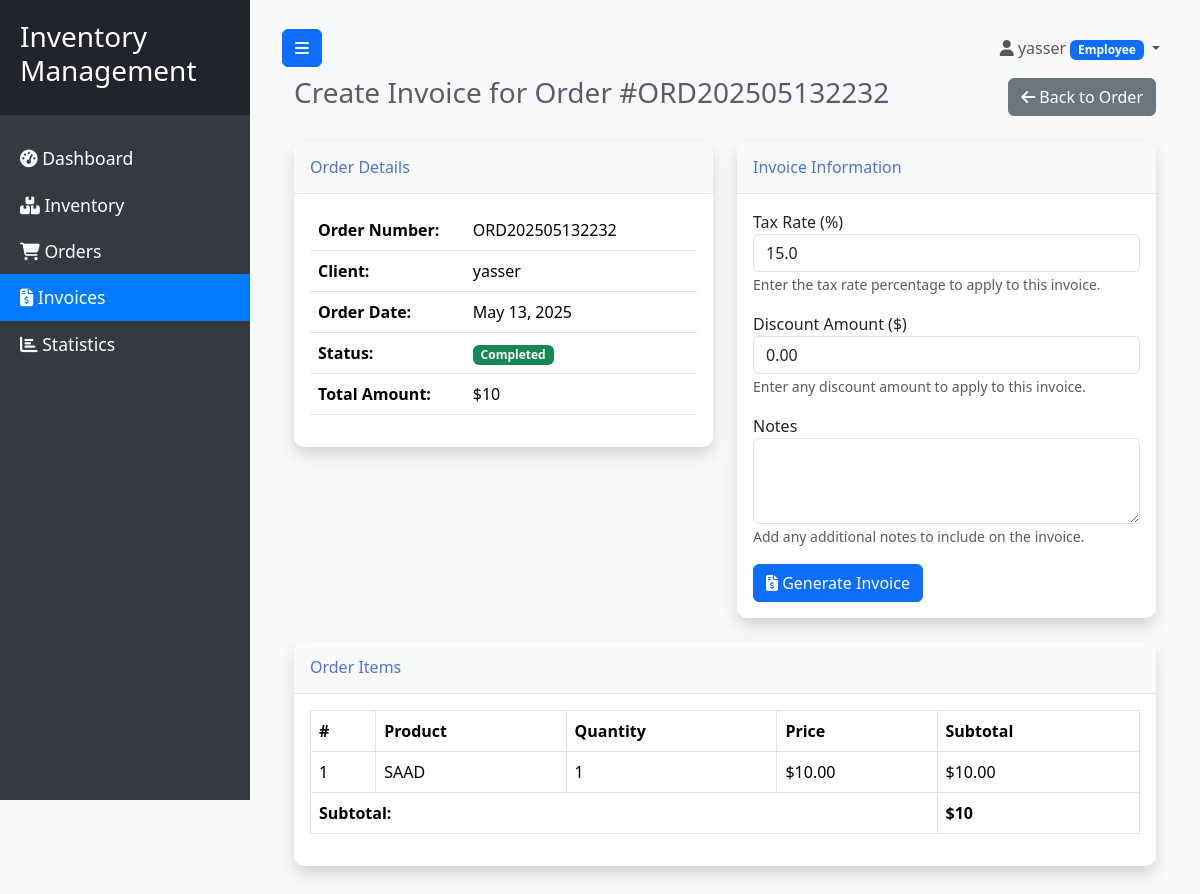
Screenshot of /invoices/create/2/ (signed in) with the database file from the repository.
### users/models.py (models this page shows, shortened)
class User(AbstractUser):
    class Role(models.TextChoices):
        ADMIN = 'ADMIN', _('Admin')
        EMPLOYEE = 'EMPLOYEE', _('Employee')
        CLIENT = 'CLIENT', _('Client')
    role = models.CharField(
        max_length=10,
        choices=Role.choices,
        default=Role.EMPLOYEE,
        verbose_name=_('Role')
    )
    phone = models.CharField(max_length=15, blank=True, null=True, verbose_name=_('Phone Number'))
    profile_pic = models.ImageField(upload_to='profile_pics', default='default.png', verbose_name=_('Profile Picture'))
    address = models.TextField(blank=True, null=True, verbose_name=_('Address'))
    created_at = models.DateTimeField(auto_now_add=True, verbose_name=_('Created At'))
    updated_at = models.DateTimeField(auto_now=True, verbose_name=_('Updated At'))
    class Meta:
        verbose_name = _('User')
        verbose_name_plural = _('Users')

### orders/models.py (models this page shows, shortened)
class Order(models.Model):
    class OrderStatus(models.TextChoices):
        PENDING = 'PENDING', _('Pending')
        IN_PROGRESS = 'IN_PROGRESS', _('In Progress')
        COMPLETED = 'COMPLETED', _('Completed')
        CANCELLED = 'CANCELLED', _('Cancelled')
        REJECTED = 'REJECTED', _('Rejected')
    order_number = models.CharField(max_length=20, unique=True, verbose_name=_('Order Number'))
    client = models.ForeignKey('users.User', on_delete=models.CASCADE, related_name='orders', verbose_name=_('Client'))
    status = models.CharField(max_length=15, choices=OrderStatus.choices, default=OrderStatus.PENDING, verbose_name=_('Status'))
    notes = models.TextField(blank=True, null=True, verbose_name=_('Notes'))
    created_by = models.ForeignKey('users.User', on_delete=models.SET_NULL, null=True, related_name='created_orders', verbose_name=_('Created By'))
    created_at = models.DateTimeField(auto_now_add=True, verbose_name=_('Created At'))
    updated_at = models.DateTimeField(auto_now=True, verbose_name=_('Updated At'))
    @property
    def total_amount(self):
        return self.items.aggregate(
            total=Sum(F('quantity') * F('price'))
        )['total'] or 0
    class Meta:
        verbose_name = _('Order')
        verbose_name_plural = _('Orders')
        ordering = ['-created_at']

class OrderItem(models.Model):
    order = models.ForeignKey(Order, on_delete=models.CASCADE, related_name='items', verbose_name=_('Order'))
    product = models.ForeignKey(Product, on_delete=models.CASCADE, related_name='order_items', verbose_name=_('Product'))
    quantity = models.PositiveIntegerField(default=1, verbose_name=_('Quantity'))
    price = models.DecimalField(max_digits=10, decimal_places=2, verbose_name=_('Price'))
    notes = models.CharField(max_length=255, blank=True, null=True, verbose_name=_('Notes'))
    @property
    def subtotal(self):
        return self.quantity * self.price
    class Meta:
        verbose_name = _('Order Item')
        verbose_name_plural = _('Order Items')
        unique_together = ('order', 'product')

### inventory/models.py (models this page shows, shortened)
class Product(models.Model):
    name = models.CharField(max_length=100, verbose_name=_('Name'))
    sku = models.CharField(max_length=20, unique=True, verbose_name=_('SKU'))
    category = models.ForeignKey(Category, on_delete=models.CASCADE, related_name='products', verbose_name=_('Category'))
    description = models.TextField(blank=True, null=True, verbose_name=_('Description'))
    quantity = models.PositiveIntegerField(default=0, verbose_name=_('Quantity'))
    cost_price = models.DecimalField(max_digits=10, decimal_places=2, verbose_name=_('Cost Price'))
    selling_price = models.DecimalField(max_digits=10, decimal_places=2, verbose_name=_('Selling Price'))
    reorder_level = models.PositiveIntegerField(default=10, verbose_name=_('Reorder Level'))
    image = models.ImageField(upload_to='products/', blank=True, null=True, verbose_name=_('Image'))
    is_active = models.BooleanField(default=True, verbose_name=_('Active'))
    created_at = models.DateTimeField(auto_now_add=True)
    updated_at = models.DateTimeField(auto_now=True)
    class Meta:
        verbose_name = _('Product')
        verbose_name_plural = _('Products')
        ordering = ['name']

### invoices/views.py (the view, shortened to what this page needs)
# urls.py: path('create/<int:order_id>/', views.invoice_create, name='invoice-create'),
@login_required
@employee_required
def invoice_create(request, order_id):
    order = get_object_or_404(Order, pk=order_id)
    if hasattr(order, 'invoice'):
        messages.error(request, f'Une facture existe déjà pour la commande #{order.order_number}')
        return redirect('order-detail', pk=order.pk)
    context = {
        'order': order,
        'title': f'Créer une facture pour la commande #{order.order_number}'
    }
    return render(request, 'invoices/invoice_form.html', context)

### templates/invoices/invoice_form.html (shortened to what this page needs)
{% extends 'base.html' %}
{% block content %}
<div class="container-fluid">
    <div class="d-flex justify-content-between align-items-center mb-4">
        <h1 class="h3 text-gray-800">Create Invoice for Order #{{ order.order_number }}</h1>
        <a href="{% url 'order-detail' order.id %}" class="btn btn-secondary">
            <i class="fas fa-arrow-left"></i> Back to Order
        </a>
    </div>
    <div class="row">
        <div class="col-lg-6">
            <div class="card shadow mb-4">
                <div class="card-header py-3">
                    <h6 class="m-0 font-weight-bold text-primary">Order Details</h6>
                </div>
                <div class="card-body">
                    <table class="table">
                        <tr>
                            <th width="40%">Order Number:</th>
                            <td>{{ order.order_number }}</td>
                        </tr>
                        <tr>
                            <th>Client:</th>
                            <td>{{ order.client.username }}</td>
                        </tr>
                        <tr>
                            <th>Order Date:</th>
                            <td>{{ order.created_at|date:"F d, Y" }}</td>
                        </tr>
                        <tr>
                            <th>Status:</th>
                            <td>
                                {% if order.status == 'COMPLETED' %}
                                    <span class="badge bg-success">{{ order.get_status_display }}</span>
                                {% else %}
                                    <span class="badge bg-secondary">{{ order.get_status_display }}</span>
                                {% endif %}
                            </td>
                        </tr>
                        <tr>
                            <th>Total Amount:</th>
                            <td>${{ order.total_amount }}</td>
                        </tr>
                    </table>
                </div>
            </div>
        </div>
        <div class="col-lg-6">
            <div class="card shadow mb-4">
                <div class="card-header py-3">
                    <h6 class="m-0 font-weight-bold text-primary">Invoice Information</h6>
                </div>
                <div class="card-body">
                    <form method="post">
                        <div class="form-group mb-3">
                            <label for="tax_rate">Tax Rate (%)</label>
                            <input type="number" step="0.01" min="0" max="100" class="form-control" id="tax_rate" name="tax_rate" value="15.0">
                            <small class="form-text text-muted">Enter the tax rate percentage to apply to this invoice.</small>
                        </div>
                        <div class="form-group mb-3">
                            <label for="discount">Discount Amount ($)</label>
                            <input type="number" step="0.01" min="0" class="form-control" id="discount" name="discount" value="0.00">
                            <small class="form-text text-muted">Enter any discount amount to apply to this invoice.</small>
                        </div>
                        <div class="form-group mb-3">
                            <label for="notes">Notes</label>
                            <textarea class="form-control" id="notes" name="notes" rows="3"></textarea>
                            <small class="form-text text-muted">Add any additional notes to include on the invoice.</small>
                        </div>
                        <button type="submit" class="btn btn-primary">
                            <i class="fas fa-file-invoice-dollar"></i> Generate Invoice
                        </button>
                    </form>
                </div>
            </div>
        </div>
    </div>
    <div class="card shadow mb-4">
        <div class="card-header py-3">
            <h6 class="m-0 font-weight-bold text-primary">Order Items</h6>
        </div>
        <div class="card-body">
            <div class="table-responsive">
                <table class="table table-bordered" width="100%" cellspacing="0">
                    <thead>
                        <tr>
                            <th>#</th>
                            <th>Product</th>
                            <th>Quantity</th>
                            <th>Price</th>
                            <th>Subtotal</th>
                        </tr>
                    </thead>
                    <tbody>
                        {% for item in order.items.all %}
                        <tr>
                            <td>{{ forloop.counter }}</td>
                            <td>{{ item.product.name }}</td>
                            <td>{{ item.quantity }}</td>
                            <td>${{ item.price }}</td>
                            <td>${{ item.subtotal }}</td>
                        </tr>
                        {% empty %}
                        <tr>
                            <td colspan="5" class="text-center">No items found.</td>
                        </tr>
                        {% endfor %}
                    </tbody>
                    <tfoot>
                        <tr>
                            <th colspan="4" class="text-right">Subtotal:</th>
                            <th>${{ order.total_amount }}</th>
                        </tr>
                    </tfoot>
                </table>
            </div>
        </div>
    </div>
</div>
{% endblock %}

### templates/base.html (shortened to what this page needs)
<!DOCTYPE html>
<html>
<head>
    <link href="https://cdn.jsdelivr.net/npm/bootstrap@5.3.2/dist/css/bootstrap.min.css" rel="stylesheet">
    <link rel="stylesheet" href="https://cdnjs.cloudflare.com/ajax/libs/font-awesome/6.4.2/css/all.min.css">
    {% load static %}
    <link rel="stylesheet" href="{% static 'css/style.css' %}">
</head>
<body>
    <div class="wrapper">
        <nav id="sidebar">
            <div class="sidebar-header">
                <h3>Inventory<br>Management</h3>
            </div>
            <ul class="list-unstyled components">
                <li class="{% if '/' == request.path or '/dashboard/' in request.path %}active{% endif %}">
                    <a href="{% url 'dashboard' %}">
                        <i class="fas fa-tachometer-alt"></i> Dashboard
                    </a>
                </li>
                {% if request.user.role == 'EMPLOYEE' or request.user.role == 'ADMIN' %}
                <li class="{% if '/inventory/' in request.path %}active{% endif %}">
                    <a href="{% url 'inventory-list' %}">
                        <i class="fas fa-boxes"></i> Inventory
                    </a>
                </li>
                <li class="{% if '/orders/' in request.path %}active{% endif %}">
                    <a href="{% url 'orders-list' %}">
                        <i class="fas fa-shopping-cart"></i> Orders
                    </a>
                </li>
                <li class="{% if '/invoices/' in request.path %}active{% endif %}">
                    <a href="{% url 'invoices-list' %}">
                        <i class="fas fa-file-invoice-dollar"></i> Invoices
                    </a>
                </li>
                <li class="{% if '/statistics/' in request.path %}active{% endif %}">
                    <a href="{% url 'statistics' %}">
                        <i class="fas fa-chart-bar"></i> Statistics
                    </a>
                </li>
                {% endif %}
            </ul>
        </nav>
        <div id="content">
            <nav class="navbar navbar-expand-lg navbar-light bg-light">
                <div class="container-fluid">
                    <button type="button" id="sidebarCollapse" class="btn btn-primary">
                        <i class="fas fa-bars"></i>
                    </button>
                    <div class="collapse navbar-collapse" id="navbarSupportedContent">
                        <ul class="nav navbar-nav ms-auto">
                            <li class="nav-item dropdown">
                                <a class="nav-link dropdown-toggle" href="#" id="navbarDropdown" role="button" data-bs-toggle="dropdown" aria-expanded="false">
                                    <i class="fas fa-user"></i> {{ request.user.username }}
                                    {% if request.user.role == 'ADMIN' %}
                                    <span class="badge bg-danger">Admin</span>
                                    {% elif request.user.role == 'EMPLOYEE' %}
                                    <span class="badge bg-primary">Employee</span>
                                    {% else %}
                                    <span class="badge bg-secondary">Client</span>
                                    {% endif %}
                                </a>
                            </li>
                        </ul>
                    </div>
                </div>
            </nav>
            <div class="container-fluid">
                {% block content %}{% endblock %}
            </div>
        </div>
    </div>
</body>
</html>

### static/css/style.css (style rules this page uses)
body { font-family: 'Segoe UI', Arial, sans-serif; background: #f8f9fa; }
.wrapper { display: flex; width: 100%; align-items: stretch; }
#sidebar { min-width: 250px; max-width: 250px; background: #343a40; color: #fff; transition: all 0.3s; height: 100vh; position: sticky; top: 0; }
#sidebar .sidebar-header { padding: 20px; background: #212529; }
#sidebar ul.components { padding: 20px 0; }
#sidebar ul li a { padding: 10px 20px; font-size: 1.1em; display: block; color: #fff; text-decoration: none; transition: all 0.3s; }
#sidebar ul li.active > a, a[aria-expanded="true"] { color: #fff; background: #007bff; }
#content { width: 100%; padding: 20px; min-height: 100vh; transition: all 0.3s; }
.card { border: none; border-radius: 10px; box-shadow: 0 0.15rem 1.75rem 0 rgba(58, 59, 69, 0.15); margin-bottom: 20px; }
.card-header { background-color: #f8f9fa; border-bottom: 1px solid #e3e6f0; border-top-left-radius: 10px !important; border-top-right-radius: 10px !important; }
.text-primary { color: #4e73df !important; }
.text-gray-800 { color: #5a5c69 !important; }

### rows the page displays
User: user.username "yasser"
Order: order_number "ORD202505132232", client.username "yasser", created_at "May 13, 2025", status "Completed", total_amount "10"
OrderItem: product.name "SAAD", quantity "1", price "10.00", subtotal "10.00"
